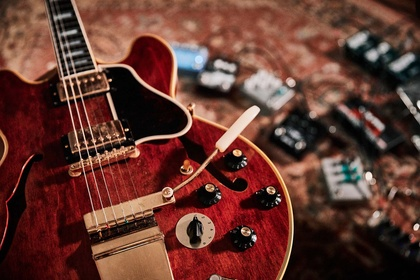
%> input picture Gerom_Pagaduan_HW2/images/guitar.jpg, 420 x 280 px, shrunk from 1920 x 1280 before the run
$ octave Homework2.m   (GNU Octave 9; MATLAB toolbox functions it lacks are replaced by stand-ins)
%> lines starting %> are read from the running program, lines starting %| are printed output that depends on the picture; in (x1, y1, x2, y2) boxes, pixels count from 0 and x2, y2 are one past the last pixel; in counts of white or black regions, pixels touching at a corner belong together; the program's own positions count from 1
clc
clear all
close all


path='./images/'; % this is your working path
impath=[path,'guitar.jpg']; % path of the image
im=imread(impath);
%> im is the input picture: size 280x420x3 uint8; mean R, G, B 100.6, 56.9, 47.9


[r,c,ch]=size(im);
%> r = 280; c = 420; ch = 3
img=zeros(r,c);
img=rgb2gray(im); % change color image to grayscale image

%Average (Mean) Filter
meanImage = conv2(single(img), ones(3)/9, 'same') %applies (1/9) filter onto original image

%Laplacian Filter
lapKernel = -1 * ones(3); %creates a 3x3 matrix of -1s
lapKernel(2,2) = 8;  %sets middle of kernel to 8
lapOutput = conv2(double(img), lapKernel, 'same');
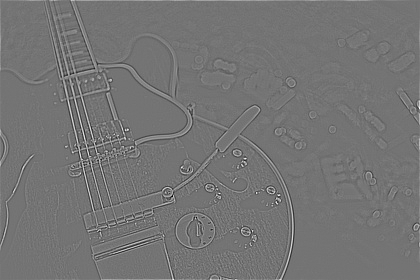
%> lapOutput: size 280x420 double; min -942, max 1123, mean 2; drawn with min black and max white

%Sobel Filter
Gx = [+1 +2 +1; 0 0 0; -1,-2,-1] %x-filter
Gy = [-1 0 +1; -2,0,+2; -1,0,+1] %y-filter
xResult = conv2(img, Gx, 'same');
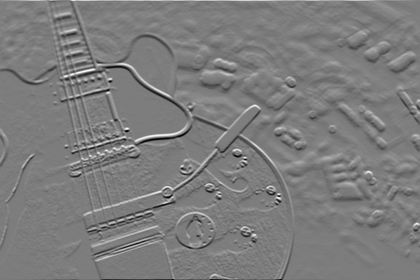
%> xResult: size 280x420 double; min -795, max 825, mean -0.6; drawn with min black and max white
yResult = conv2(img, Gy, 'same');
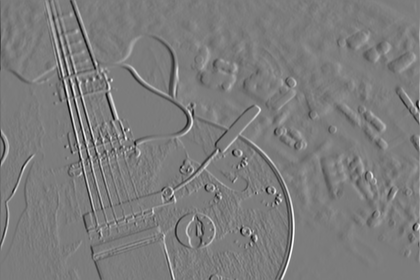
%> yResult: size 280x420 double; min -907, max 951, mean -0.2; drawn with min black and max white
sobelOutput = sqrt(xResult.^2 + yResult.^2);
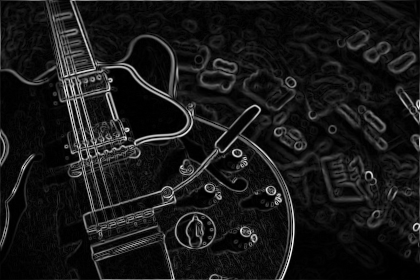
%> sobelOutput: size 280x420 double; min 0, max 958.6, mean 92.3; drawn with min black and max white

%Median Filter
[m,n]= size(img); %height and width of orignal image
%> m = 280; n = 420
medianIm = zeros(m,n);
imPad = padarray(img, [1 1]); %pads the border with 0s
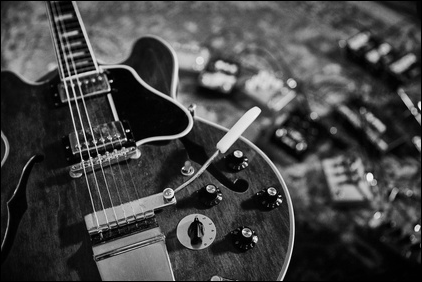
%> imPad: size 282x422 uint8; min 0, max 248, mean 68.2
[height,width] = size(imPad);
%> height = 282; width = 422
for i = 2:height-1
    for j = 2:width-1
        sub_array = imPad((i-1):(i+1),(j-1):(j+1)); %creates a 3x3 sub-matrix
        reshaped_array = reshape(sub_array, 1, []); %converts it from 3x3 to 9x1
        sorted_array = sort(reshaped_array);
        medOutput(i-1,j-1) = sorted_array(5); %finds median from the sub-array
    end
end

figure,imshow(meanImage, []);
figure,imshow(lapOutput, []);
figure,imshow(sobelOutput, []);
figure,imshow(medOutput, []);

%-----------------------------------------
%-----------Pupil Detection --------------
%-----------------------------------------

iris_path='./images/';
impath_iris=[iris_path,'iris.bmp']; %path of the image
im_iris=imread(impath_iris); %converts image to matrix
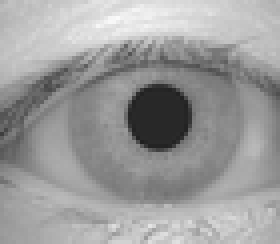
%> input picture Gerom_Pagaduan_HW2/images/iris.bmp, 70 x 61 px, shrunk from 320 x 280 before the run (shown 4 times larger)
%> im_iris is the input picture: size 61x70 uint8; min 32, max 250, mean 155.9

%Sobel Filter
Gx_iris = [+1 +2 +1; 0 0 0; -1,-2,-1] %x-filter
Gy_iris = [-1 0 +1; -2,0,+2; -1,0,+1] %y-filter
iris_x = conv2(im_iris, Gx_iris, 'same');
iris_y = conv2(im_iris, Gy_iris, 'same');
sobelIris = sqrt(iris_x.^2 + iris_y.^2);
%figure,imshow(sobelIris, []);

%Iris Mask
irisFilter = zeros(45,45); %creates a 45x45 matrix of zeros
for k = 1:45 %vertical movement until it hits edge or iris
    for l = 1:45 %horizontal movement until it hits edge of iris
        h = sqrt((k-22)^2 + (l-22)^2); %makes a matrix in the center of the eye
        if(h>17.5 && h < 22.5)
            irisFilter(k, l) = 1; %makes everything in boundry white
        end
    end
end
irisFilterApplied = conv2(sobelIris, irisFilter, 'same');
irisInverted = imcomplement(irisFilterApplied)
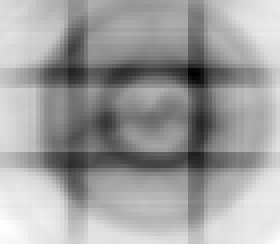
%> irisInverted: size 61x70 double (shown 4 times larger); min -74878.3, max -12430.4, mean -35688.7; drawn with min black and max white

%Thresholding
thresholdedIris = imquantize(irisInverted, .9); %If above .9, make a 255 and if below, make 0
%> thresholdedIris: size 61x70 double; every value is 1

%Finding the boundries of the circle
stats = regionprops(thresholdedIris, 'basic'); %Gives us area, bounding box, and centroid of white space
%> stats = 1 region; box (x1, y1, x2, y2), Area and Centroid: (0, 0, 70, 61) 4270 [35.5 31]
realCenter = {stats.Centroid};
%> realCenter = {[35.5 31]}

%> (the run ends here)
